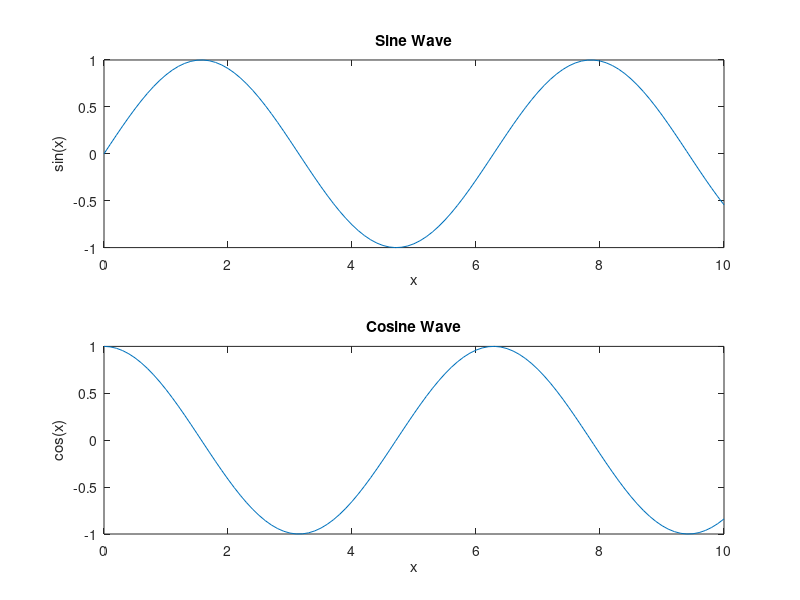

MATLAB code to generate this figure:
% Creating data for plotting
x = 0:0.1:10;
y1 = sin(x);
y2 = cos(x);

% Creating a figure with two subplots arranged vertically
subplot(2, 1, 1);  % 2 rows, 1 column, subplot 1
plot(x, y1);
title('Sine Wave');
xlabel('x');
ylabel('sin(x)');

subplot(2, 1, 2);  % 2 rows, 1 column, subplot 2
plot(x, y2);
title('Cosine Wave');
xlabel('x');
ylabel('cos(x)');
